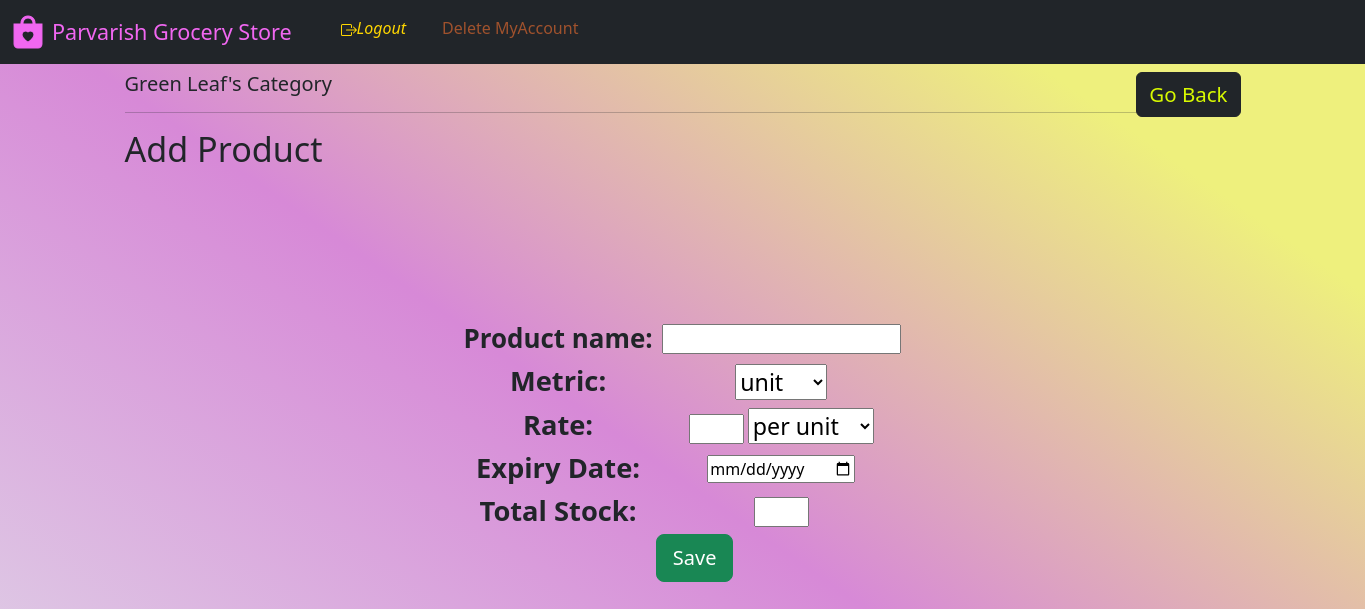
/manager_dash/category_create/1 (signed in), run on an earlier commit of the app's database.
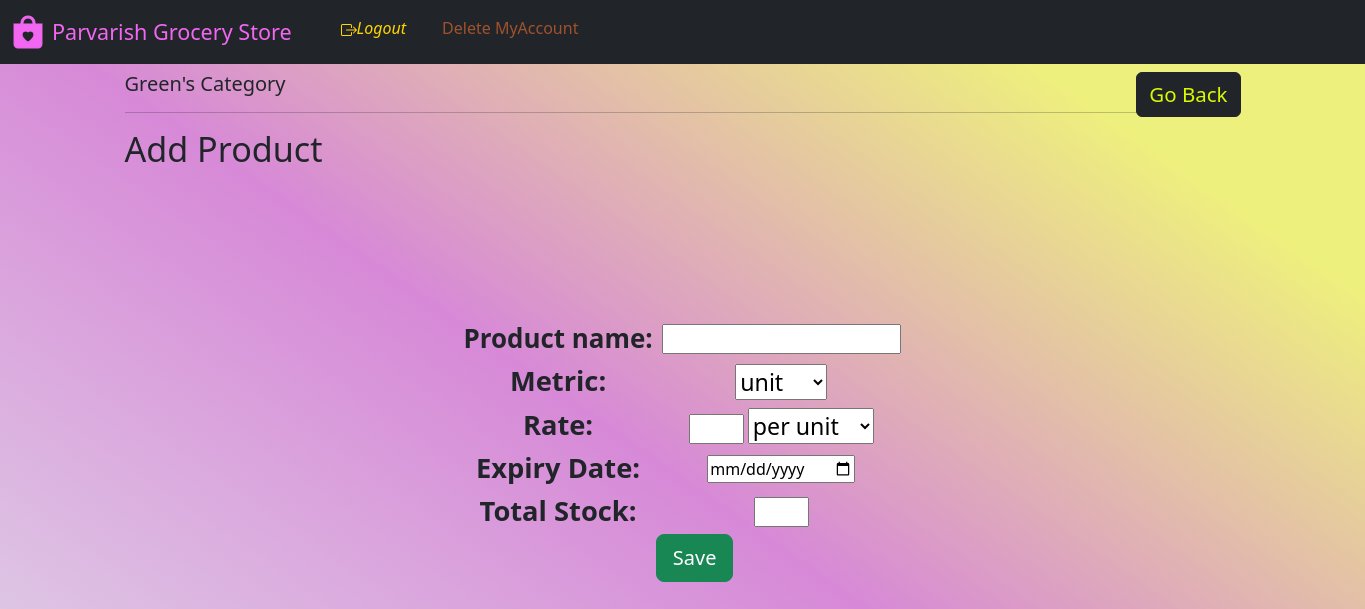
And on a later commit of the database.
### website/model.py (models this page shows)
class Category(db.Model):
    category_Name = db.Column(db.String(), nullable=False, unique=True)
    category_Id = db.Column(db.Integer(), primary_key=True)
    description = db.Column(db.String())
    managedBy_Id = db.Column(db.Integer(), db.ForeignKey('store.id'))
    catalog = db.relationship('Product', backref='parent')

### website/views.py (the view, shortened to what this page needs)
@login_required
@Views.route('/manager_dash/category_create/<int:id>', methods=["GET", "POST"])
def Add_product(id):
    manager_id = session['id']
    manager = Store.query.get(manager_id)
    category = Category.query.get(id)
    categories = Category.query.all()
    return render_template('product_add.html', name=category.category_Name, variable=id)

### website/auth.py (called while the page is built)
@App.login_manager.user_loader
def load_customer(id):
    if id is not None:
        return Customer.query.get(int(id))
    return None

### website/templates/product_add.html (shortened to what this page needs)
{% extends "base.html" %} {% block title %}Add New Product{% endblock %}{% block
logout %}
<span
              id="logout"
              style="display: block inline-block; width: 600px"
            >
              <span style="margin: auto"
                ><i
                  ><a
                    class="nav-item nav-link"
                    style="float: left; color: rgb(255, 215, 0)"
                    href="/logout"
                    style="display: block; width: 10%; margin-left: 0px"
                    >Logout</a
                  ></i
                ></span
              ><span style="margin: auto"
                ><a
                  class="nav-item nav-link"
                  style="
                    float: left;
                    color: rgb(160, 82, 45);
                    width: 60%;
                    margin-left: 20px;
                  "
                  href="/delete_account/{{id}}"
                  onclick="return confirm('Are you sure you want to delete the account?');"
                  >Delete MyAccount</a
                ></span
              ></span
            >
{% endblock %} {% block content %}<section>
<h5>
  <span style="float: left" style="font-size:2vw;">{{ name }}'s Category </span>
</h5>
<h6>
  <span style="float: right"
    ><button type="button" class="btn btn-dark"><a href="{{ url_for('views.Dash_manager') }}" style="color: rgb(216, 249, 1);text-decoration: none;font-size:1.5vw;">Go Back</a></button></span
  >
</h6>
<br />
<hr /></section><section>
<div><h4 style="font-size:2.5vw;">Add Product</h4></div></section><section>
<form
  action="/manager_dash/category_create/{{ variable }}"
  method="POST"
  style="text-align: center"
>
<table class="center">
  <tr colspan="2">
  <div align="center"style="padding: 5px;">
    <td><strong><label for="pname" align="center" style="font-size:1.9vw;">Product name:</label></strong></td>
    <td><input type="text" id="pname" name="pname1" value="" accept="utf-8" required/></td><br />
  </div></tr>
  <tr colspan="2"><div class="input-group mb-3"  align="center"  align = "center">
  <td><div class="input-group-prepend" style="text-align: center;padding:1px 10px;">
      <strong><label for="mname" style="font-size:2vw;" >Metric:</label></strong>
    </div></td><td>
    <select class="custom-select" style="font-size:1.7vw" id="mname" name="mname1" required>
      <option selected value="">unit</option>
    </select>
  </div></td></tr>
  <tr colspan="2"><div class="input-group mb-3" align="center"  style="padding:1px 10px;">
    <td><div class="input-group-prepend">
    <strong><label for="rname" style="font-size:2vw" >Rate:</label></strong></td>
    <td><input type="number" id="rname" name="rname1" value="" required />
    </div>
    <select class="custom-select" style="font-size:1.7vw;" id="pname" name="prname1" required>
      <option selected value="">per unit</option>
    </select></td>
  </div></tr>
  <tr colspan="2">
  <div align="center" style="padding:1px 10px;">
  <td><strong><label for="sname"  style="font-size:2vw">Expiry Date:</label></strong></td>
  <td><input type="date"  id="dname" name="dname1" value="" accept="utf-8" required/></td><br />
  </div>
  <tr colspan="2">
  <div align="center" style="padding:1px 10px;">
  <td><strong><label for="sname"  style="font-size:2vw">Total Stock:</label></strong></td>
  <td><input type="number"  id="sname" name="sname1" value="" accept="utf-8" required/></td><br />
  </div>
  <tr>
  <div style="margin-top: 20px">
  <td><input class="btn btn-success btn-lg" style="margin-left: 100%;"type="submit" value="Save" />
  </div></td></tr>
{% endblock %}

What changed in the data, as far as the page shows it:
changed Category: category_Name "Green Leaf" → "Green"
